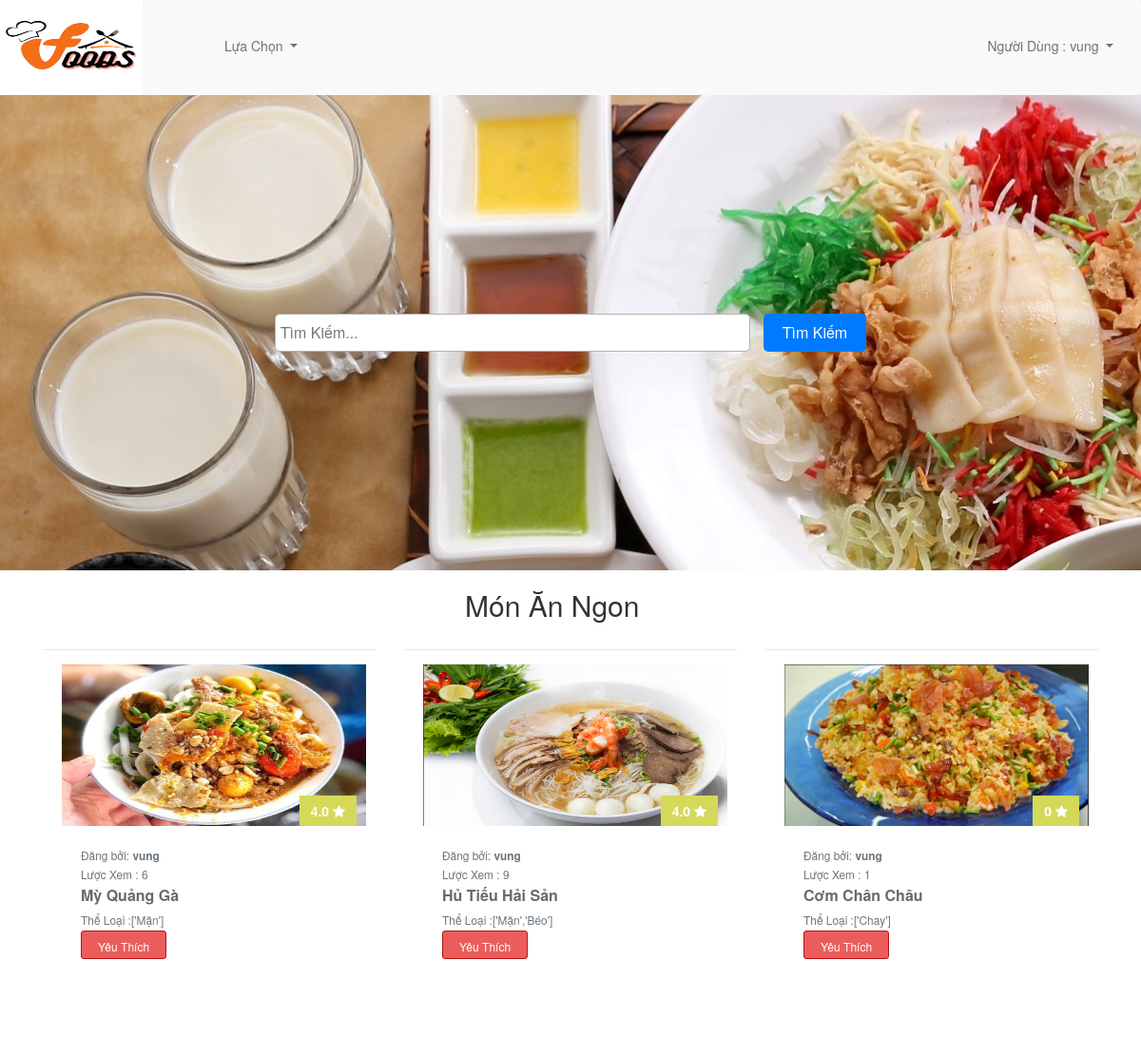
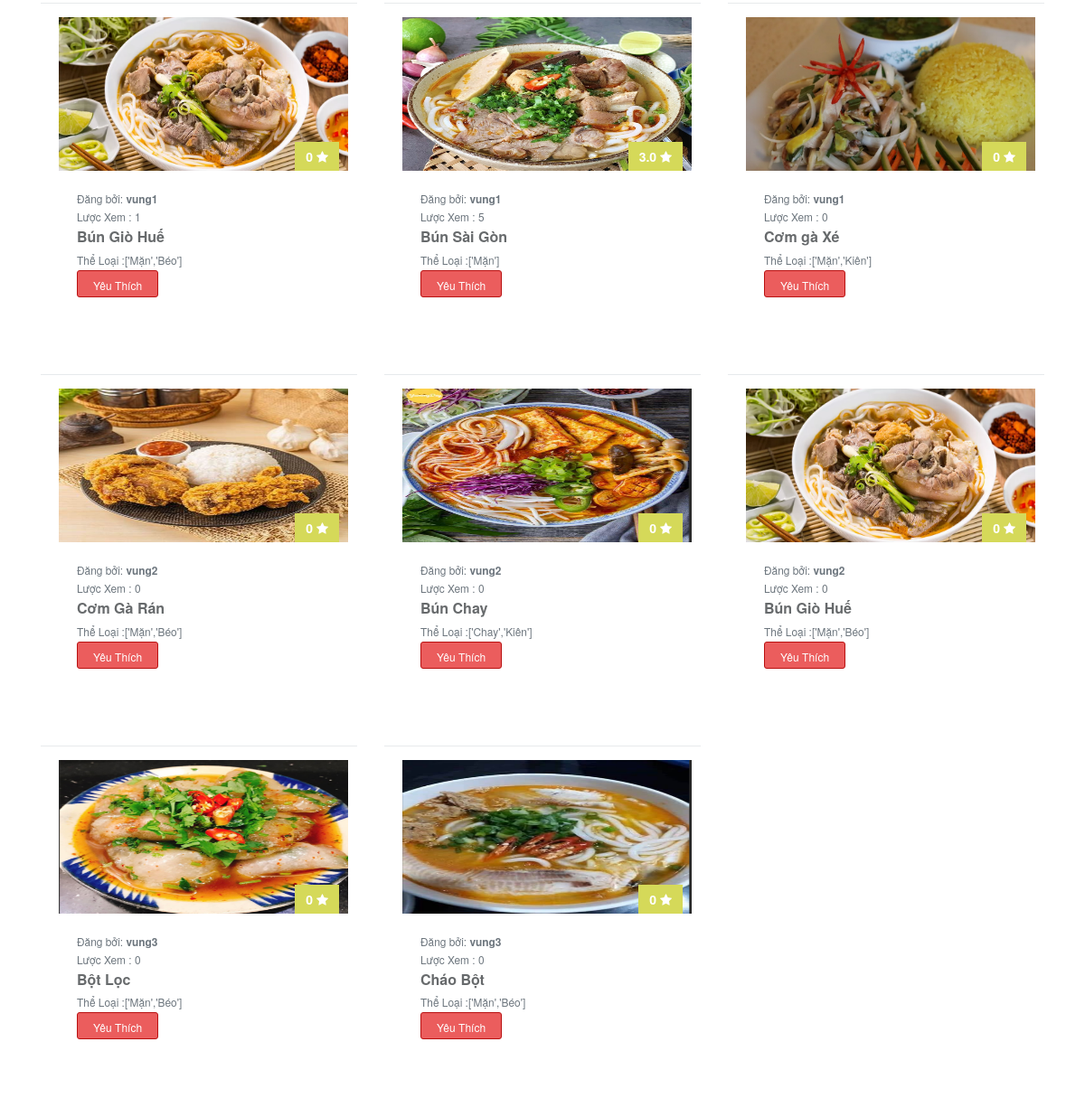
The app's page /home/ (signed in) with its own data (2 pictures, top to bottom).
### myapp/models.py (models this page shows, shortened)
class Recipe(models.Model):
    title = models.CharField(max_length=100,null=True)
    author = models.ForeignKey('auth.User', on_delete=models.CASCADE)
    introduce =  models.CharField(max_length=100,null=True)
    description = models.CharField(max_length=200,null=True)
    created_at = models.DateTimeField(auto_now_add=True)
    views = models.IntegerField(default=0)
    liked_tym = models.ManyToManyField(User, related_name='liked_recipes', blank=True)
    average_rating = models.FloatField(default=0)
    CLASSIFY_CHOICES = [
            ('Mặn', 'Mặn'),
            ('Chay', 'Chay'),
            ('Kiên', 'Kiên'),
            ('Béo', 'Béo'),
        ]
    classify = models.CharField(max_length=10, choices=CLASSIFY_CHOICES)
    @property
    def average_rating(self):
        ratings = self.ratings.all()
        if ratings.exists():
            return round(sum(rating.stars for rating in ratings) / ratings.count(), 2)
        return 0

class RecipeImage(models.Model):
    recipe = models.ForeignKey(Recipe, related_name='images', on_delete=models.CASCADE)
    image = models.ImageField(upload_to='images/')
    uploaded_at = models.DateTimeField(auto_now_add=True)

class Rating(models.Model):
    recipe = models.ForeignKey(Recipe, related_name='ratings', on_delete=models.CASCADE)
    user = models.ForeignKey(User, on_delete=models.CASCADE)
    stars = models.PositiveIntegerField(default=1)
    class Meta:
        unique_together = ('user', 'recipe')  # Đảm bảo mỗi người dùng chỉ đánh giá một công thức một lần

### myapp/views.py (the view)
# urls.py: 2. Add a URL to urlpatterns:  path('', views.home, name='home')
@login_required
def home(request):
    recipes = Recipe.objects.all()
    recipeimage = RecipeImage.objects.all()
    return render(request,'myapp/home.html', {'recipes': recipes,'recipeimage':recipeimage})

### myapp/templates/myapp/home.html
{% extends "myapp/base.html" %}
{%load static%}
{%block home%}
<link href="https://maxcdn.bootstrapcdn.com/font-awesome/4.3.0/css/font-awesome.min.css" rel="stylesheet">
<div class="container">
    <h2 style="padding-left: 40%;">Món Ăn Ngon </h2>
<div class="row">
    {% for recipe in recipes %}
    <div class="col-md-4">
        <div class="ibox" style="padding-top: 20px;">
            <div class="ibox-content product-box" >
                {% if recipe.images.first %}
                <div class="product"  style="height: 170px;">
                    <img style="height: 170px;width: 320px;"  src="{{ recipe.images.first.image.url }}" alt="">
                </div>
                {% endif %}
                <div class="product-desc">
                    <span class="product-price">
                        {{ recipe.average_rating }} {{recipe.tym}} <i class="fa fa-star checked"></i>
                    </span>
                    <small class="text-muted">Đăng bởi: <b>{{ recipe.author.username }}</b> </small>
                    <br>
                    <small class="text-muted">Lược Xem : {{ recipe.views }}</small>
                    <a href="{%url 'detail' recipe.id %}" class="product-name"> {{recipe.title}}</a>
                    <div>
                    <small style="float: left;" class="text-muted">Thể Loại : </small>
                                {% for category in recipe.classify %}
                                    <small class="text-muted" style="float: left;"> {{ category }} </small>
                                {% endfor %}
                    </div>
                    <div class="m-t text-righ" style='padding-top: 20px;'>
                        <a href="{% url 'like_recipe' recipe.id %}" class="btn btn-xs btn-outline btn-primary" style="height: 30px;width: 90px;padding-top: 7px;background-color: rgb(235, 93, 93);border: 1px solid #b91111;" > Yêu Thích </a>
                    </div>
                </div>
            </div>
        </div>
    </div>
    {% endfor %}
</div>
</div>
{% endblock home%}

### myapp/templates/myapp/base.html (shortened to what this page needs)
{% load static %}
<!DOCTYPE html>
<html lang="en">
<head>
    <link href="https://cdn.jsdelivr.net/npm/bootstrap@5.0.2/dist/css/bootstrap.min.css" rel="stylesheet">
    <link href="https://maxcdn.bootstrapcdn.com/font-awesome/4.7.0/css/font-awesome.min.css" rel="stylesheet">
    <link rel="stylesheet" href="{%static "css/fixbase.css"%}">
    <link rel="stylesheet" href="{%static "css/fixhome.css"%}">
    <link href="//maxcdn.bootstrapcdn.com/bootstrap/3.3.0/css/bootstrap.min.css" rel="stylesheet" id="bootstrap-css">
</head>
<body>
    <div class='home'>
        <a href="{% url 'home' %}"><img style="width: 150px; height: 100px;" src="{% static "imgg/logo.png" %}" alt=""></a>
        <nav class="navbar navbar-expand-lg navbar-light bg-light" style="height: 100px;width: auto; padding-left: 40px;">
            <div class="left">
                <ul class="navbar-nav me-auto mb-2 mb-lg-0">
                  <li class="nav-item dropdown">
                    <a class="nav-link dropdown-toggle" href="#" id="navbarDropdown" role="button" data-bs-toggle="dropdown" aria-expanded="false" style="height: 95px; padding-top:35px;padding-left: 45px;">
                      Lựa Chọn
                    </a>
                   </li>
                </ul>
            </div>
            <div class="right" style="padding-left: 70% ;">
              <ul class="navbar-nav me-auto mb-2 mb-lg-0">
                <li class="nav-item dropdown">
                  <a class="nav-link dropdown-toggle" href="#" role="button" data-bs-toggle="dropdown" aria-expanded="false" style="height: 95px; padding-top:35px;padding-left: 15px;">Người Dùng :
                    {{request.user}}
                  </a>
                </li>
            </div>
          </nav>
    </div>
    {% block detail %}
    {% block mypost %}
    {% block postpage %}
    {% block savelike %}
    {%  block edit %}
    <div class="rectangle" style="background-image: url('{% static "imgg/allfood.jpg" %}');width:auto;height=500px">
        <div class="search-container">
          <form method=POST action="{% url 'search' %}">
            <input type="search" class="search-box" aria-label="Search"  name='searched' placeholder="Tìm Kiếm...">
            <button type="submit" class="submit-btn">Tìm Kiếm</button>
          </form>
        </div>
    </div>
    {% block home %}{% endblock home %}
    {% endblock edit %}
{% endblock savelike %}
{% endblock postpage %}
{% endblock mypost %}
{% endblock detail %}
</body>
</html>

### myapp/static/css/fixbase.css (style rules this page uses)
.rectangle { width: auto; height: 500px; display: flex; justify-content: center; align-items: center; }
.home { background-color: rgb(240, 240, 240); height: 100px; }
.home img { float: left; }
.search-container { display: flex; align-items: center; }
.search-box { width: 500px; height: 40px; padding: 5px; border-radius: 5px; border: 1px solid #b7b0b0; font-size: 16px; }
.submit-btn { height: 40px; margin-left: 10px; padding: 0 20px; border: none; border-radius: 5px; background-color: #007bff; color: white; font-size: 16px; cursor: pointer; }

### myapp/static/css/fixhome.css (style rules this page uses)
body { margin-top:20px; background:#eee; }
.product-box { padding: 0; border: 1px solid #e7eaec; }
.product-desc { padding: 20px; position: relative; }
.product-name { font-size: 16px; font-weight: 600; color: #676a6c; display: block; margin: 2px 0 5px 0; }
.product-price { font-size: 14px; font-weight: 600; color: #ffffff; background-color: #d5d959; padding: 6px 12px; position: absolute; top: -32px; right: 0; }
.ibox { clear: both; margin-bottom: 25px; margin-top: 0; padding: 0; }
.ibox:after, .ibox:before { display: table; }
.ibox-content { background-color: #ffffff; color: inherit; padding: 15px 20px 20px 20px; border-color: #e7eaec; border-image: none; border-style: solid solid none; border-width: 1px 0; }

### records on screen
Recipe: images.first.image (picture), average_rating "4.0", author.username "vung", views "6", title "Mỳ Quảng Gà", classify "[" "'" "M" "ă" "n" "'" "]"
Recipe: images.first.image (picture), average_rating "4.0", author.username "vung", views "9", title "Hủ Tiếu Hải Sản", classify "[" "'" "M" "ă" "n" "'" "," "'" "B" "e" "o" "'" "]"
Recipe: images.first.image (picture), average_rating "0", author.username "vung", views "1", title "Cơm Chân Châu", classify "[" "'" "C" "h" "a" "y" "'" "]"
Recipe: images.first.image (picture), average_rating "0", author.username "vung1", views "1", title "Bún Giò Huế", classify "[" "'" "M" "ă" "n" "'" "," "'" "B" "e" "o" "'" "]"
Recipe: images.first.image (picture), average_rating "3.0", author.username "vung1", views "5", title "Bún Sài Gòn", classify "[" "'" "M" "ă" "n" "'" "]"
Recipe: images.first.image (picture), average_rating "0", author.username "vung1", views "0", title "Cơm gà Xé", classify "[" "'" "M" "ă" "n" "'" "," "'" "K" "i" "ê" "n" "'" "]"
Recipe: images.first.image (picture), average_rating "0", author.username "vung2", views "0", title "Cơm Gà Rán", classify "[" "'" "M" "ă" "n" "'" "," "'" "B" "e" "o" "'" "]"
Recipe: images.first.image (picture), average_rating "0", author.username "vung2", views "0", title "Bún Chay", classify "[" "'" "C" "h" "a" "y" "'" "," "'" "K" "i" "ê" "n" "'" "]"
Recipe: images.first.image (picture), average_rating "0", author.username "vung2", views "0", title "Bún Giò Huế", classify "[" "'" "M" "ă" "n" "'" "," "'" "B" "e" "o" "'" "]"
Recipe: images.first.image (picture), average_rating "0", author.username "vung3", views "0", title "Bột Lọc", classify "[" "'" "M" "ă" "n" "'" "," "'" "B" "e" "o" "'" "]"
Recipe: images.first.image (picture), average_rating "0", author.username "vung3", views "0", title "Cháo Bột", classify "[" "'" "M" "ă" "n" "'" "," "'" "B" "e" "o" "'" "]"

### other values on screen
{{ request.user }} "vung"
